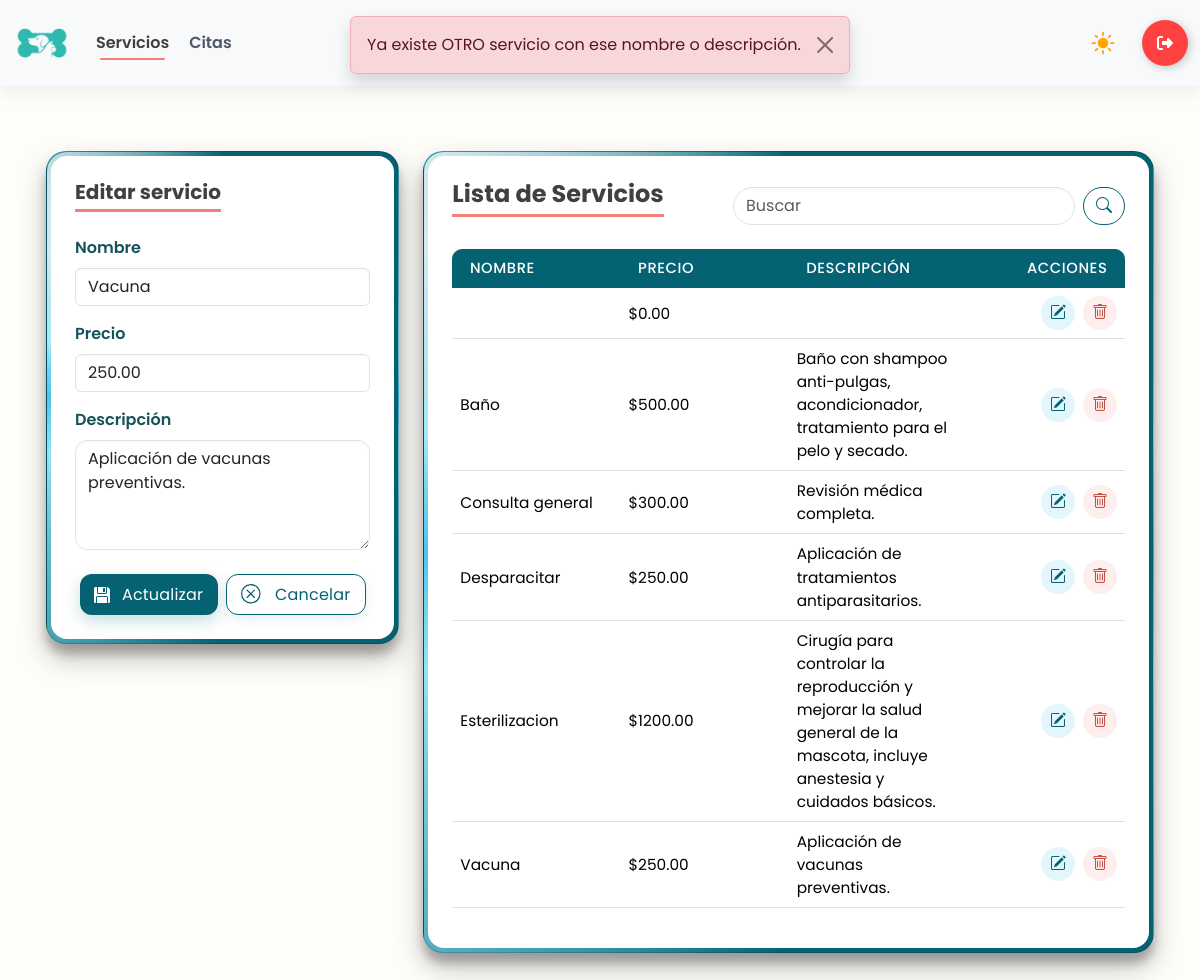
Screenshot of /servicios/16/ (signed in) with the database file from the repository.
### app/models.py (models this page shows, shortened)
class SERVICIO(models.Model):
    nombre = models.CharField(max_length=100)
    precio = models.DecimalField(max_digits=10, decimal_places=2)
    descripcion = models.TextField(max_length=250, null= True)

### app/views.py (the view, shortened to what this page needs)
# urls.py: path('servicios/', views.servicios_panel, name='servicios'), # Panel o dashboard
@login_required
@user_passes_test(is_employee_or_admin)
def servicios_panel(request, id=None):
    es_admin = is_admin(request.user)
    servicio = get_object_or_404(SERVICIO, id=id) if id else None
    if request.method == "POST" and not es_admin:
        messages.error(request, "No tienes permisos para modificar servicios.")
        return redirect("servicios")
    nombre = request.POST.get("nombre", "").strip().capitalize()
    precio = request.POST.get("precio", "").strip()
    descripcion = request.POST.get("descripcion", "").strip().capitalize()
    duplicate_query = Q(nombre=nombre) | Q(descripcion=descripcion)
    if servicio:  # editar
        if SERVICIO.objects.filter(duplicate_query).exclude(id=servicio.id).exists():
            messages.error(request, "Ya existe OTRO servicio con ese nombre o descripción.")
    q = request.GET.get('q', '').strip()
    qs = SERVICIO.objects.all().order_by("nombre")
    if q:
        q_normal = strip_accents(q.lower())
        servicios_filtrados = []
        for s in qs:
            nombre_normal = strip_accents(s.nombre.lower())
            desc_normal = strip_accents(s.descripcion.lower())
            if q_normal in nombre_normal or q_normal in desc_normal:
                servicios_filtrados.append(s)
        servicios = servicios_filtrados
    else:
        servicios = qs
    ctx = {
        "servicios": servicios,
        "servicio": servicio,
        "editando": bool(servicio),
        "form_data": request.POST if request.method == "POST" else {}, # Para que no se borre el formulario en caso de error
        "q": q,
        "es_admin": es_admin,
    }
    return render(request, "servicios.html", ctx)

### app/views.py (called while the page is built)
def is_admin(user):
    return user.is_superuser or user.groups.filter(name='Administrador').exists()

def is_employee_or_admin(user):
    return user.is_superuser or user.groups.filter(name__in=['Administrador', 'Empleado']).exists()

### app/templates/servicios.html (shortened to what this page needs)
{% load static %}
<!DOCTYPE html>
<html lang="es">
<head>
    {% include 'referencias.html' %}
    <link rel="stylesheet" href="{% static 'css/panel.css' %}">
</head>
<body>
    {% include 'navbar-panel.html' %}
    <main class="container mt-5 mb-5 p-3">
        <div class="row g-4">
            <div class="col-12 col-lg-4">
                <div class="card glass-card">
                    <div class="card-body p-4">
                        <h5 class="card-title mb-4">
                            {% if editando %}Editar servicio{% else %}Crear servicio{% endif %}
                        </h5>
                        <form method="post" autocomplete="off"
                            action="{% if editando %}{% url 'servicios_edit' servicio.id %}{% else %}{% url 'servicios' %}{% endif %}">
                            <div class="mb-3">
                                <label class="form-label">Nombre</label>
                                <input type="text" name="nombre" class="form-control"
                                    pattern="^[A-Za-zÁÉÍÓÚáéíóúÑñ\s]+$" maxlength="100" required
                                    value="{% if form_data.nombre %}{{ form_data.nombre }}{% elif servicio %}{{ servicio.nombre }}{% endif %}">
                            </div>
                            <div class="mb-3">
                                <label class="form-label">Precio</label>
                                <input type="number" step="0.01" min="0" name="precio" pattern="^\d+(\.\d{1,2})?$"
                                    class="form-control" required
                                    value="{% if form_data.precio %}{{ form_data.precio }}{% elif servicio %}{{ servicio.precio }}{% endif %}">
                            </div>
                            <div class="mb-3">
                                <label class="form-label">Descripción</label>
                                <textarea name="descripcion" rows="4" class="form-control" maxlength="250"
                                    required>{% if form_data.descripcion %}{{ form_data.descripcion }}{% elif servicio %}{{ servicio.descripcion }}{% endif %}</textarea>
                            </div>
                            <div class="d-flex gap-2 justify-content-center mt-4">
                                <button type="submit" class="btn-save"
                                    aria-label="{% if editando %}Actualizar{% else %}Guardar{% endif %}">
                                    <div class="svg-wrapper-1">
                                        <div class="svg-wrapper">
                                        </div>
                                    </div>
                                    <span>{% if editando %}Actualizar{% else %}Guardar{% endif %}</span>
                                </button>
                                {% if editando %}
                                <a href="{% url 'servicios' %}" class="btn-clean" aria-label="Cancelar">
                                    <div class="svg-wrapper-1">
                                        <div class="svg-wrapper">
                                        </div>
                                    </div>
                                    <span>Cancelar</span>
                                </a>
                                {% endif %}
                            </div>
                        </form>
                    </div>
                </div>
            </div>
            <div class="col-12 col-lg-8">
                <div class="card glass-card">
                    <div class="card-body p-4">
                        <div class="d-flex justify-content-between align-items-center mb-3">
                            <h4 class="m-0 card-title mb-3">Lista de Servicios</h4>
                            <form class="d-flex" method="get" action="{% url 'servicios' %}">
                                <input class="form-control me-2" type="search" placeholder="Buscar" name="q"
                                    value="{{ q }}">
                                <button class="btn btn-outline" type="submit"><i class="bi bi-search"></i></button>
                            </form>
                        </div>
                        <table class="table tabla-servicios align-middle">
                            <thead>
                                <tr>
                                    <th>Nombre</th>
                                    <th>Precio</th>
                                    <th>Descripción</th>
                                    <th class="text-end">Acciones</th>
                                </tr>
                            </thead>
                            <tbody>
                                {% for servicio in servicios %}
                                <tr>
                                    <td>{{ servicio.nombre }}</td>
                                    <td>${{ servicio.precio|floatformat:2 }}</td>
                                    <td>{{ servicio.descripcion }}</td>
                                    <td class="text-end">
                                        <div class="d-inline-flex gap-2">
                                            <a class="btn-accion btn-edit"
                                                href="{% url 'servicios_edit' servicio.id %}">
                                                <i class="bi bi-pencil-square"></i>
                                            </a>
                                            <a class="btn-accion btn-delete" href="{% url 'eliminar' servicio.id %}"
                                                onclick="return confirm('¿Eliminar este servicio?')">
                                                <i class="bi bi-trash"></i>
                                            </a>
                                        </div>
                                    </td>
                                </tr>
                                {% empty %}
                                <tr>
                                    <td colspan="4" class="text-center text-muted">Sin información disponible</td>
                                </tr>
                                {% endfor %}
                            </tbody>
                        </table>
                        </div>
                    </div>
                </div>
            </div>
    </main>
    {% include 'alertas.html' %}
</body>
</html>

### app/static/css/panel.css (style rules this page uses)
:root { color-scheme: light; }
:root { --primary: #056272; --accent: #4EC4E9; --accent-light: #8FE6F7; --coral: #F47F76; --paper: #FFFDFa; --light_coral: #e4a5a1; --ink: #333333; }
body { font-family: "Poppins", sans-serif !important; background-color: var(--paper) !important; }
:root { --navbar-h: 72px; }
body { padding-top: var(--navbar-h); }
html { scroll-behavior: smooth; }
.card-title { color: #404040 !important; font-weight: bold; display: inline-block; padding-bottom: 0.3rem; margin-bottom: 1.5rem; border-bottom: 3px solid #F47F76; }
.glass-card, .card { position: relative; border-radius: 20px !important; overflow: hidden; padding: 4px; background: conic-gradient( from 90deg, var(--primary) 0%, var(--primary) 25%, var(--accent-light) 45%, var(--accent) 50%, var(--accent-light) 55%, var(--primary) 75%, var(--primary) 100% ); box-shadow: rgba(0, 0, 0, 0.25) 0px 14px 28px, rgba(0, 0, 0, 0.22) 0px 10px 10px; transition: transform .6s cubic-bezier(0.15, 0.83, 0.66, 1), box-shadow .3s ease; }
.glass-card::before { content: ""; position: absolute; inset: 0; border-radius: inherit; background: conic-gradient( from 0deg, transparent 0deg, transparent 280deg, rgba(255, 255, 255, 0.7) 310deg, rgba(255, 255, 255, 0.7) 320deg, transparent 360deg ); animation: spin-border 4s linear infinite; }
.glass-card .card-body { position: relative; z-index: 2; background: #ffffff; border-radius: 16px; padding: 1.5rem; }
.form-label { font-weight: 600; color: color-mix(in srgb, var(--primary) 65%, #333); }
.form-control, .form-select, textarea.form-control { border-radius: 12px; border: 1.6px solid #dfe5e9; box-shadow: inset 0 1px 2px rgba(0, 0, 0, .03); transition: border-color .2s ease, box-shadow .2s ease; }
.btn-save, .btn-clean { line-height: 1; padding: .55em .9em; display: inline-flex; align-items: center; gap: .35rem; border: none; border-radius: 12px; letter-spacing: .2px; cursor: pointer; transition: background .25s ease, transform .2s ease, box-shadow .25s ease; justify-content: center; min-width: 130px }
.btn-save { background: var(--primary); color: #fff; fill: #dcdcdc; box-shadow: 0 6px 16px rgba(5, 98, 114, .22); }
.btn-clean { background: #fff; color: var(--primary); fill: currentColor; border: 1.5px solid var(--primary); box-shadow: 0 4px 12px rgba(5, 98, 114, .10); }
.btn-save span, .btn-clean span { transition: opacity .35s ease, font-size .35s ease, margin-left .35s ease; display: inline-block; margin-left: 0.4em; vertical-align: middle; white-space: nowrap; }
.btn-save svg, .btn-clean svg { transform-origin: center; transition: transform .28s ease, fill .28s ease; display: block; }
.svg-wrapper-1 { display: flex; }
.svg-wrapper { display: flex; align-items: center; justify-content: center; transition: transform .45s linear; }
a.btn-save, a.btn-clean { text-decoration: none; }
.card .d-flex .form-control[type="search"] { border-radius: 999px; }
.btn.btn-outline { border-radius: 999px; --bs-btn-color: var(--primary); --bs-btn-border-color: var(--primary); }
.tabla-servicios { margin-bottom: 0; border-collapse: separate; border-spacing: 0; table-layout: fixed; width: 100%; }
.tabla-servicios thead th { background: var(--primary); color: #ffffff; border: 0 !important; font-weight: 500; font-size: 0.92rem; letter-spacing: 0.04em; text-transform: uppercase; padding: 0.55rem 1.1rem; }
.tabla-servicios thead th:first-child { border-top-left-radius: 10px; }
.tabla-servicios thead th:last-child { border-top-right-radius: 10px; }
.tabla-servicios td { vertical-align: middle; padding: 1.1rem 1.4rem; font-size: 0.96rem; line-height: 1.5; }
.tabla-servicios th { vertical-align: middle; }
.btn-accion { width: 34px; height: 34px; border-radius: 999px; display: inline-flex; align-items: center; justify-content: center; padding: 0; border: none; font-size: 1rem; cursor: pointer; transition: background 0.2s ease, color 0.2s ease, transform 0.15s ease, box-shadow 0.15s ease; }
.btn-edit { background: rgba(78, 196, 233, 0.16); color: var(--primary); }
.btn-delete { background: rgba(244, 127, 118, 0.13); color: #c64d43; }

### rows the page displays
SERVICIO: nombre "Vacuna", precio "250.00", descripcion "Aplicación de vacunas preventivas."
SERVICIO: precio "0.00"
SERVICIO: nombre "Baño", precio "500.00", descripcion "Baño con shampoo anti-pulgas, acondicionador, tratamiento para el pelo y secado."
SERVICIO: nombre "Consulta general", precio "300.00", descripcion "Revisión médica completa."
SERVICIO: nombre "Desparacitar", precio "250.00", descripcion "Aplicación de tratamientos antiparasitarios."
SERVICIO: nombre "Esterilizacion", precio "1200.00", descripcion "Cirugía para controlar la reproducción y mejorar la salud general de la mascota, incluye anestesia y cuidados básicos."

### other values shown
{{ message }} "Ya existe OTRO servicio con ese nombre o descripción."
